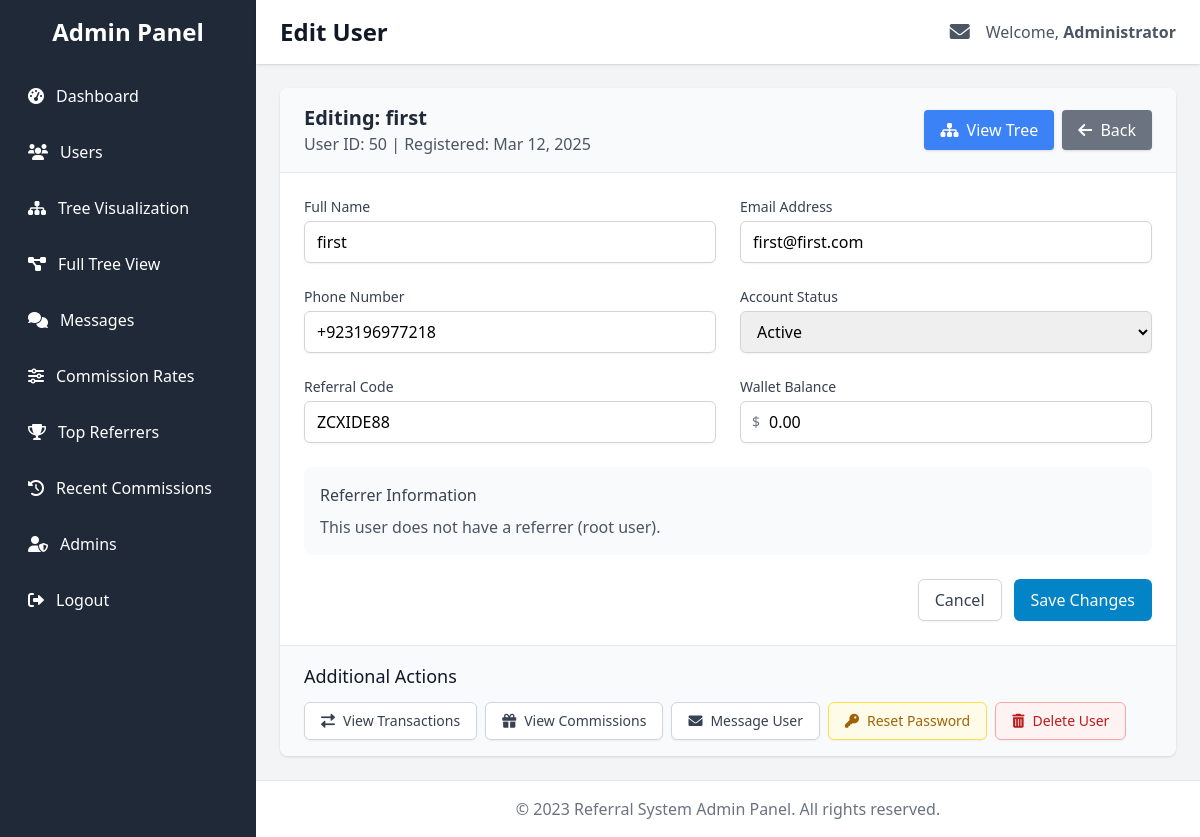
The app's page /admin/user_edit.php?id=50 (signed in) with its own data.
### tables this page shows
CREATE TABLE IF NOT EXISTS `wallets` (
  `id` int NOT NULL AUTO_INCREMENT,
  `user_id` int NOT NULL,
  `balance` decimal(15,2) DEFAULT '0.00',
  `created_at` timestamp NULL DEFAULT CURRENT_TIMESTAMP,
  `updated_at` timestamp NULL DEFAULT CURRENT_TIMESTAMP ON UPDATE CURRENT_TIMESTAMP,
  PRIMARY KEY (`id`),
  KEY `user_id` (`user_id`)
);

CREATE TABLE IF NOT EXISTS `users` (
  `id` int NOT NULL AUTO_INCREMENT,
  `full_name` varchar(100) NOT NULL,
  `email` varchar(100) NOT NULL,
  `referral_code` varchar(20) DEFAULT NULL,
  `referred_by` int DEFAULT NULL,
  `phone` varchar(20) NOT NULL,
  `password` varchar(255) NOT NULL,
  `registration_date` datetime NOT NULL,
  `last_login` datetime DEFAULT NULL,
  `status` enum('active','inactive','suspended') DEFAULT 'active',
  `admin_notes` text,
  `created_at` timestamp NULL DEFAULT CURRENT_TIMESTAMP,
  `login_count` int NOT NULL DEFAULT '0',
  PRIMARY KEY (`id`),
  UNIQUE KEY `email` (`email`)
);

### admin/user_edit.php (the view, shortened to what this page needs)
<?php
$userId = isset($_GET['id']) ? intval($_GET['id']) : null;
function getUserInfo($userId)
{
  $conn = getConnection();
  try {
    $stmt = $conn->prepare("
      SELECT u.id, u.full_name, u.email, u.phone, u.referral_code, u.referred_by,
             u.registration_date, u.status, w.balance
      FROM users u
      LEFT JOIN wallets w ON u.id = w.user_id
      WHERE u.id = ?
    ");
    $stmt->bind_param("i", $userId);
    $stmt->execute();
    $result = $stmt->get_result();
    $userData = $result->fetch_assoc();
    return $userData;
  } catch (Exception $e) {
    return ['error' => $e->getMessage()];
  } finally {
    $conn->close();
  }
}
$userData = getUserInfo($userId);
?>
<!DOCTYPE html>
<html lang="en">
<head>
  <script src="https://cdn.tailwindcss.com"></script>
  <link rel="stylesheet" href="https://cdnjs.cloudflare.com/ajax/libs/font-awesome/6.0.0-beta3/css/all.min.css">
</head>
<body class="bg-gray-100">
  <div class="min-h-screen flex">
    <div class="w-64 bg-gray-800 text-white no-print">
      <div class="p-4">
        <h2 class="text-2xl font-semibold text-center mb-6">Admin Panel</h2>
        <nav>
          <ul class="space-y-2">
            <li>
              <a href="admin_dashboard.php" class="flex items-center p-3 text-white hover:bg-gray-700 rounded-lg group">
                <i class="fas fa-tachometer-alt mr-3"></i> Dashboard
              </a>
            </li>
            <li>
              <a href="admin_dashboard.php?tab=users" class="flex items-center p-3 text-white hover:bg-gray-700 rounded-lg group">
                <i class="fas fa-users mr-3"></i> Users
              </a>
            </li>
            <li>
              <a href="admin_dashboard.php?tab=visualization" class="flex items-center p-3 text-white hover:bg-gray-700 rounded-lg group">
                <i class="fas fa-sitemap mr-3"></i> Tree Visualization
              </a>
            </li>
            <li>
              <a href="admin_full_tree.php" class="flex items-center p-3 text-white hover:bg-gray-700 rounded-lg group">
                <i class="fas fa-project-diagram mr-3"></i> Full Tree View
              </a>
            </li>
            <li>
              <a href="admin_messages.php" class="flex items-center p-3 text-white hover:bg-gray-700 rounded-lg group">
                <i class="fas fa-comments mr-3"></i> Messages
              </a>
            </li>
            <li>
              <a href="admin_dashboard.php?tab=commission-rates" class="flex items-center p-3 text-white hover:bg-gray-700 rounded-lg group">
                <i class="fas fa-sliders-h mr-3"></i> Commission Rates
              </a>
            </li>
            <li>
              <a href="admin_dashboard.php?tab=top-referrers" class="flex items-center p-3 text-white hover:bg-gray-700 rounded-lg group">
                <i class="fas fa-trophy mr-3"></i> Top Referrers
              </a>
            </li>
            <li>
              <a href="admin_dashboard.php?tab=recent-commissions" class="flex items-center p-3 text-white hover:bg-gray-700 rounded-lg group">
                <i class="fas fa-history mr-3"></i> Recent Commissions
              </a>
            </li>
            <?php if (isset($_SESSION['admin_role']) && $_SESSION['admin_role'] === 'super_admin'): ?>
              <li>
                <a href="admin_dashboard.php?tab=admins" class="flex items-center p-3 text-white hover:bg-gray-700 rounded-lg group">
                  <i class="fas fa-user-shield mr-3"></i> Admins
                </a>
              </li>
            <?php endif; ?>
            <li class="mt-10">
              <a href="admin_logout.php" class="flex items-center p-3 text-white hover:bg-red-700 rounded-lg group">
                <i class="fas fa-sign-out-alt mr-3"></i> Logout
              </a>
            </li>
          </ul>
        </nav>
      </div>
    </div>
    <div class="flex-1">
      <header class="bg-white shadow">
        <div class="max-w-7xl mx-auto py-4 px-6 flex justify-between items-center">
          <h1 class="text-2xl font-bold text-gray-900">Edit User</h1>
          <div class="flex items-center space-x-4">
            <a href="admin_messages.php" class="relative">
              <i class="fas fa-envelope text-xl text-gray-600 hover:text-gray-900"></i>
            </a>
            <span class="text-gray-600">
              Welcome, <span class="font-semibold"><?php echo htmlspecialchars($_SESSION['admin_name'] ?? 'Admin'); ?></span>
            </span>
          </div>
        </div>
      </header>
      <main class="max-w-7xl mx-auto py-6 px-6">
        <?php if (isset($userData['error'])): ?>
          <div class="mb-4 bg-red-100 border border-red-400 text-red-700 px-4 py-3 rounded relative">
            <span class="block sm:inline">Error: <?php echo $userData['error']; ?></span>
            <div class="mt-2">
              <a href="admin_dashboard.php?tab=users" class="bg-red-500 hover:bg-red-600 text-white py-2 px-4 rounded">
                Back to Users
              </a>
            </div>
          </div>
        <?php else: ?>
          <div class="bg-white shadow rounded-lg overflow-hidden">
            <div class="px-6 py-4 border-b border-gray-200 bg-gray-50">
              <div class="flex items-center justify-between">
                <div>
                  <h2 class="text-xl font-semibold text-gray-800">
                    Editing: <?php echo htmlspecialchars($userData['full_name']); ?>
                  </h2>
                  <p class="text-gray-600">
                    User ID: <?php echo $userData['id']; ?> |
                    Registered: <?php echo date('M d, Y', strtotime($userData['registration_date'])); ?>
                  </p>
                </div>
                <div class="flex space-x-2">
                  <a href="user_tree.php?id=<?php echo $userId; ?>" class="bg-blue-500 hover:bg-blue-600 text-white py-2 px-4 rounded shadow">
                    <i class="fas fa-sitemap mr-1"></i> View Tree
                  </a>
                  <a href="admin_dashboard.php?tab=users" class="bg-gray-500 hover:bg-gray-600 text-white py-2 px-4 rounded shadow">
                    <i class="fas fa-arrow-left mr-1"></i> Back
                  </a>
                </div>
              </div>
            </div>
            <form method="POST" action="" class="p-6">
              <div class="grid grid-cols-1 md:grid-cols-2 gap-6">
                <div>
                  <label for="full_name" class="block text-sm font-medium text-gray-700 mb-1">Full Name</label>
                  <input type="text" name="full_name" id="full_name" value="<?php echo htmlspecialchars($userData['full_name']); ?>" required
                    class="w-full px-3 py-2 border border-gray-300 rounded-md shadow-sm focus:outline-none focus:ring-primary-500 focus:border-primary-500">
                </div>
                <div>
                  <label for="email" class="block text-sm font-medium text-gray-700 mb-1">Email Address</label>
                  <input type="email" name="email" id="email" value="<?php echo htmlspecialchars($userData['email']); ?>" required
                    class="w-full px-3 py-2 border border-gray-300 rounded-md shadow-sm focus:outline-none focus:ring-primary-500 focus:border-primary-500">
                </div>
                <div>
                  <label for="phone" class="block text-sm font-medium text-gray-700 mb-1">Phone Number</label>
                  <input type="text" name="phone" id="phone" value="<?php echo htmlspecialchars($userData['phone'] ?? ''); ?>"
                    class="w-full px-3 py-2 border border-gray-300 rounded-md shadow-sm focus:outline-none focus:ring-primary-500 focus:border-primary-500">
                </div>
                <div>
                  <label for="status" class="block text-sm font-medium text-gray-700 mb-1">Account Status</label>
                  <select name="status" id="status"
                    class="w-full px-3 py-2 border border-gray-300 rounded-md shadow-sm focus:outline-none focus:ring-primary-500 focus:border-primary-500">
                    <option value="active" <?php echo ($userData['status'] === 'active') ? 'selected' : ''; ?>>Active</option>
                  </select>
                </div>
                <div>
                  <label for="referral_code" class="block text-sm font-medium text-gray-700 mb-1">Referral Code</label>
                  <input type="text" name="referral_code" id="referral_code" value="<?php echo htmlspecialchars($userData['referral_code']); ?>" required
                    class="w-full px-3 py-2 border border-gray-300 rounded-md shadow-sm focus:outline-none focus:ring-primary-500 focus:border-primary-500">
                </div>
                <div>
                  <label for="balance" class="block text-sm font-medium text-gray-700 mb-1">Wallet Balance</label>
                  <div class="relative">
                    <div class="absolute inset-y-0 left-0 pl-3 flex items-center pointer-events-none">
                      <span class="text-gray-500 sm:text-sm">$</span>
                    </div>
                    <input type="number" name="balance" id="balance" step="0.01" value="<?php echo number_format($userData['balance'] ?? 0, 2, '.', ''); ?>"
                      class="w-full pl-7 px-3 py-2 border border-gray-300 rounded-md shadow-sm focus:outline-none focus:ring-primary-500 focus:border-primary-500">
                  </div>
                </div>
              </div>
              <div class="mt-6 p-4 bg-gray-50 rounded-lg">
                <h3 class="text-md font-medium text-gray-700 mb-2">Referrer Information</h3>
                <?php if ($userData['referred_by']): ?>
                  <div class="grid grid-cols-1 md:grid-cols-2 gap-4">
                    <div>
                      <label class="block text-sm font-medium text-gray-500 mb-1">Referred By</label>
                      <div class="text-gray-800">
                        <?php echo htmlspecialchars($userData['referrer_name'] ?? 'Unknown'); ?>
                        <span class="text-gray-500">(ID: <?php echo $userData['referred_by']; ?>)</span>
                      </div>
                    </div>
                    <div>
                      <a href="user_edit.php?id=<?php echo $userData['referred_by']; ?>" class="text-blue-600 hover:underline text-sm">
                        <i class="fas fa-edit mr-1"></i> Edit Referrer
                      </a>
                      <a href="user_tree.php?id=<?php echo $userData['referred_by']; ?>" class="text-blue-600 hover:underline text-sm ml-4">
                        <i class="fas fa-sitemap mr-1"></i> View Referrer's Tree
                      </a>
                    </div>
                  </div>
                <?php else: ?>
                  <p class="text-gray-600">This user does not have a referrer (root user).</p>
                <?php endif; ?>
              </div>
              <div class="mt-6 flex justify-end space-x-3">
                <a href="admin_dashboard.php?tab=users" class="px-4 py-2 border border-gray-300 rounded-md shadow-sm text-gray-700 bg-white hover:bg-gray-50">
                  Cancel
                </a>
                <button type="submit" class="px-4 py-2 border border-transparent rounded-md shadow-sm text-white bg-primary-600 hover:bg-primary-700">
                  Save Changes
                </button>
              </div>
            </form>
            <div class="px-6 py-4 bg-gray-50 border-t border-gray-200">
              <h3 class="text-lg font-medium text-gray-900 mb-3">Additional Actions</h3>
              <div class="flex flex-wrap gap-2">
                <a href="user_transactions.php?id=<?php echo $userId; ?>" class="inline-flex items-center px-4 py-2 border border-gray-300 rounded-md shadow-sm text-sm font-medium text-gray-700 bg-white hover:bg-gray-50">
                  <i class="fas fa-exchange-alt mr-2"></i> View Transactions
                </a>
                <a href="user_commissions.php?id=<?php echo $userId; ?>" class="inline-flex items-center px-4 py-2 border border-gray-300 rounded-md shadow-sm text-sm font-medium text-gray-700 bg-white hover:bg-gray-50">
                  <i class="fas fa-gift mr-2"></i> View Commissions
                </a>
                <a href="admin_messages.php?user_id=<?php echo $userId; ?>" class="inline-flex items-center px-4 py-2 border border-gray-300 rounded-md shadow-sm text-sm font-medium text-gray-700 bg-white hover:bg-gray-50">
                  <i class="fas fa-envelope mr-2"></i> Message User
                </a>
                <button onclick="confirmResetPassword()" class="inline-flex items-center px-4 py-2 border border-yellow-300 rounded-md shadow-sm text-sm font-medium text-yellow-700 bg-yellow-50 hover:bg-yellow-100">
                  <i class="fas fa-key mr-2"></i> Reset Password
                </button>
                <button onclick="confirmDeleteUser()" class="inline-flex items-center px-4 py-2 border border-red-300 rounded-md shadow-sm text-sm font-medium text-red-700 bg-red-50 hover:bg-red-100">
                  <i class="fas fa-trash-alt mr-2"></i> Delete User
                </button>
              </div>
            </div>
          </div>
        <?php endif; ?>
      </main>
      <footer class="bg-white border-t border-gray-200 py-4">
        <div class="max-w-7xl mx-auto px-6">
          <p class="text-gray-500 text-center">© 2023 Referral System Admin Panel. All rights reserved.</p>
        </div>
      </footer>
    </div>
  </div>
</body>
</html>

### records on screen
wallets: user.full_name "first", user "50", user.registration_date "Mar 12, 2025", full_name "first", email "first@first.com", phone "+923196977218", referral_code "ZCXIDE88", balance "0.00"
users: status "Active"

### other values on screen
$_SESSION['admin_name'] "Administrator"
